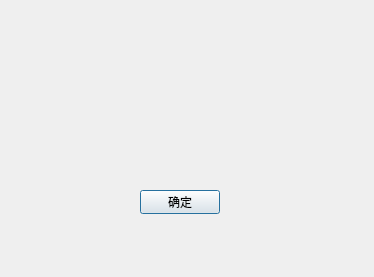
<?xml version="1.0" encoding="UTF-8"?>
<ui version="4.0">
 <class>Keyswitch</class>
 <widget class="QDialog" name="Keyswitch">
  <property name="geometry">
   <rect>
    <x>0</x>
    <y>0</y>
    <width>374</width>
    <height>277</height>
   </rect>
  </property>
  <property name="windowTitle">
   <string>Dialog</string>
  </property>
  <widget class="QPushButton" name="pushButton">
   <property name="geometry">
    <rect>
     <x>140</x>
     <y>190</y>
     <width>80</width>
     <height>24</height>
    </rect>
   </property>
   <property name="text">
    <string>确定</string>
   </property>
  </widget>
 </widget>
 <resources/>
 <connections/>
</ui>
